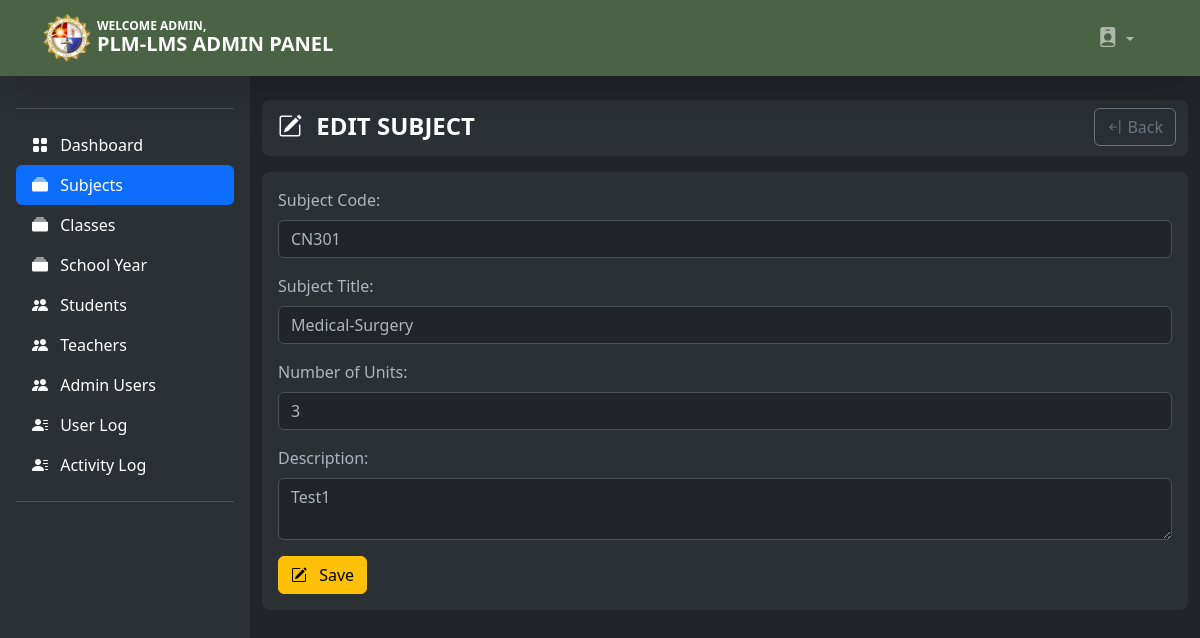
The page /admin/admin_edit_subject.php?id=1 (signed in) on the database its author committed.
### tables this page shows
CREATE TABLE `subject` (
  `subject_id` int(11) NOT NULL,
  `subject_code` varchar(100) NOT NULL,
  `subject_title` varchar(100) NOT NULL,
  `category` varchar(100) NOT NULL,
  `description` longtext NOT NULL,
  `unit` int(11) NOT NULL,
  `Pre_req` varchar(100) NOT NULL,
  `semester` varchar(100) NOT NULL
);

### admin/admin_edit_subject.php (the view, shortened to what this page needs)
<?php
include('header.php');
$get_id = $_GET['id'];
?>
<body>
    <?php include('navbar_admin.php'); ?>
    <div class="d-flex bg-body vh-100">
        <?php include('sidebar_subjects.php'); ?>
        <div class="container-fluid my-4 justify-content-center">
            <div class="container d-flex bg-body-tertiary mb-3 mx-0 p-2 rounded-3">
                <div class="col text-uppercase pt-1 px-2">
                    <h4 style="font-weight: 800; color: #fff;"><i class="bi bi-pencil-square me-2"></i> edit subject</h4>
                </div>
                <a href="admin_subjects.php">
                    <button class="btn btn-outline-secondary me-1"><i class="bi bi-arrow-bar-left"></i> Back</button>
                </a>
            </div>
            <div class="container bg-body-tertiary rounded-3 p-3">
                <?php
                $query = mysqli_query($conn, "select * from subject where subject_id = '$get_id'") or die(mysqli_error($conn));
                $row = mysqli_fetch_array($query);
                ?>
                <form method="post" id="edit_subject">
                    <div class="mb-3">
                        <label class="form-label">Subject Code:</label>
                        <div class="input-group">
                            <input class="form-control" type="text" value="<?php echo $row['subject_code']; ?>" name="subject_code" id="inputEmail" required></input>
                        </div>
                    </div>
                    <div class="mb-3">
                        <label class="form-label">Subject Title:</label>
                        <div class="input-group">
                            <input class="form-control" type="text" value="<?php echo $row['subject_title']; ?>" name="title" id="inputPassword" required></input>
                        </div>
                    </div>
                    <div class="mb-3">
                        <label class="form-label">Number of Units:</label>
                        <div class="input-group">
                            <input class="form-control" type="text" value="<?php echo $row['unit']; ?>" name="unit" id="inputPassword" required></input>
                        </div>
                    </div>
                    <div class="mb-3">
                        <label class="form-label">Description:</label>
                        <div class="input-group">
                            <textarea class="form-control" name="description"><?php echo $row['description']; ?></textarea>
                        </div>
                    </div>
                    <button name="post" type="submit" value="post" class="btn btn-warning"><i class="bi bi-pencil-square me-2"></i> Save</button>
                </form>
            </div>
        </div>
    </div>
</body>

### rows shown on the page
subject: subject_code "CN301", title "Medical-Surgery", unit "3", description "Test1"
